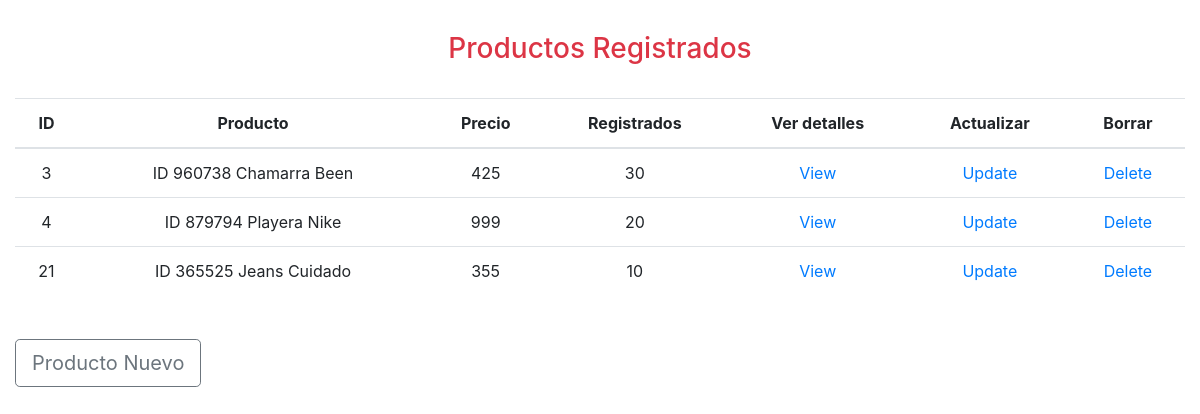
The app's page /productos/index.php, older data.
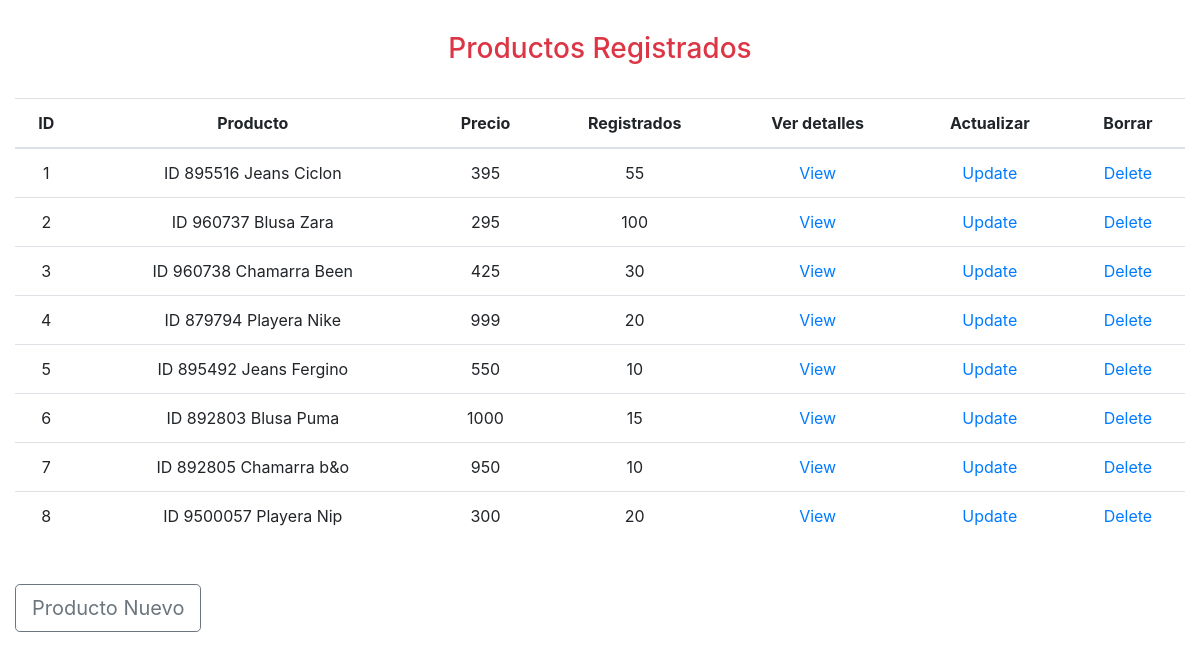
The same page, newer data.
### tables this page shows
CREATE TABLE productos(
    id_producto integer primary key Autoincrement,
    producto varchar (300) not null,
    precio float not null,
    registrados integer not null
);

### productos/db/db_list.php (the view)
<?php
    $db = new SQLite3("../tienda.db");
    $resultado = $db->query("SELECT * from productos;");
    $table = "
        <table class='table text-center'>
            <thead>
            <tr>
                <th>ID</th>
                <th>Producto</th>
                <th>Precio</th>
                <th>Registrados</th>
                <th>Ver detalles</th>
                <th>Actualizar</th>
                <th>Borrar</th>
            </tr>
            </thead>
            ";
    print($table);
    while ($row = $resultado->fetchArray() ) {
        $id_producto = $row['id_producto'];
        $producto = $row['producto'];
        $precio = $row['precio'];
        $registrados = $row['registrados'];
        $table = "
            <tr>
                <td>$id_producto</td>
                <td>$producto</td>
                <td>$precio</td>
                <td>$registrados</td>
                <td><a href='view.php?id_producto=$id_producto'>View</a></td>
                <td><a href='update.php?id_producto=$id_producto'>Update</a></td>
                <td><a href='delete.php?id_producto=$id_producto'>Delete</a></td>
            </tr>
        ";
        print($table);
    }
    print("</table>");
?>

### productos/index.php (shortened to what this page needs)
<!doctype html>
<html lang="es">
<head>
    <link rel="stylesheet" href="https://cdn.jsdelivr.net/npm/bootstrap@4.5.3/dist/css/bootstrap.min.css">
</head>
<body>
    <div class="container-fluid">
        <h3 class="text-center text-danger mt-3 pt-3">Productos Registrados</h3>
        <br>
        <?php include 'db/db_list.php'; ?>
        <br>
        <a href="insert.php" class="btn btn-outline-secondary btn-lg my-1 float-left ">Producto Nuevo</a>
    </div>
</body>
</html>

Row changes from the older to the newer data that the page shows:
removed productos: id_producto "21", producto "ID 365525 Jeans Cuidado", precio "355", registrados "10"
added productos: id_producto "1", producto "ID 895516 Jeans Ciclon", precio "395", registrados "55"
added productos: id_producto "2", producto "ID 960737 Blusa Zara", precio "295", registrados "100"
added productos: id_producto "5", producto "ID 895492 Jeans Fergino", precio "550", registrados "10"
added productos: id_producto "6", producto "ID 892803 Blusa Puma", precio "1000", registrados "15"
added productos: id_producto "7", producto "ID 892805 Chamarra b&o", precio "950", registrados "10"
added productos: id_producto "8", producto "ID 9500057 Playera Nip", precio "300", registrados "20"
